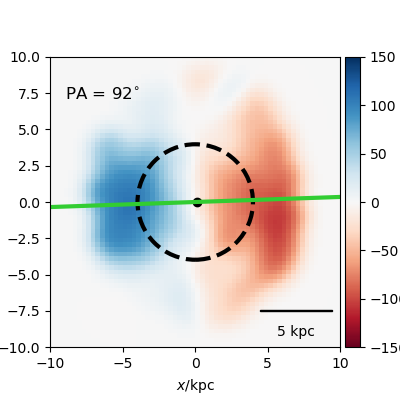

Generate this figure with Python:
#galaxy 168 Ray's gas velocity code
import pynbody
import numpy as np
import pynbody.plot.sph as sph
import matplotlib.pyplot as plt
from pynbody_velmaps.position_angles import *
from pynbody_velmaps.scripts.plot_manga_velmaps import *

filename='/mnt/data0/jillian/gguaman/r168/cosmo25p.768sg1bwK1BHe75.007779'
redshift=0.03
image_width=20

def rho_sq(particles):
    return particles['rho']**2

gas_map, gas_pa, ax = plot_manga_map(filename, redshift, "gas", weights=rho_sq, image_width=image_width, orientation="sideon", cmap='RdBu', vmin=-150, vmax=150)

#plt.show()
plt.savefig("galaxy168_GasVelR.png")
